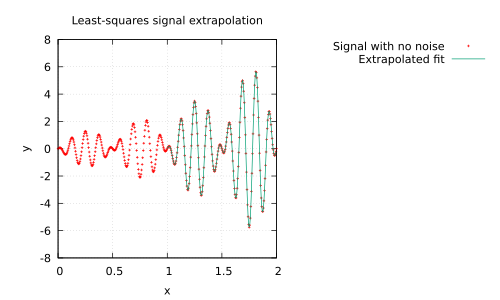

The gnuplot source for this figure:
set terminal pdf
set title "Least-squares signal extrapolation"
set xlabel "x"
set ylabel "y"
set grid
set key outside

set xrange [0:2]
set yrange [-8:8]
set size square 1.0,1.0

set linetype 1 lc rgb "red"
set pointsize 0.3


plot "sample.txt" using 1:2 title "Signal with no noise",\
"fit.txt" using 1:2 with lines title "Extrapolated fit"
pause -1
